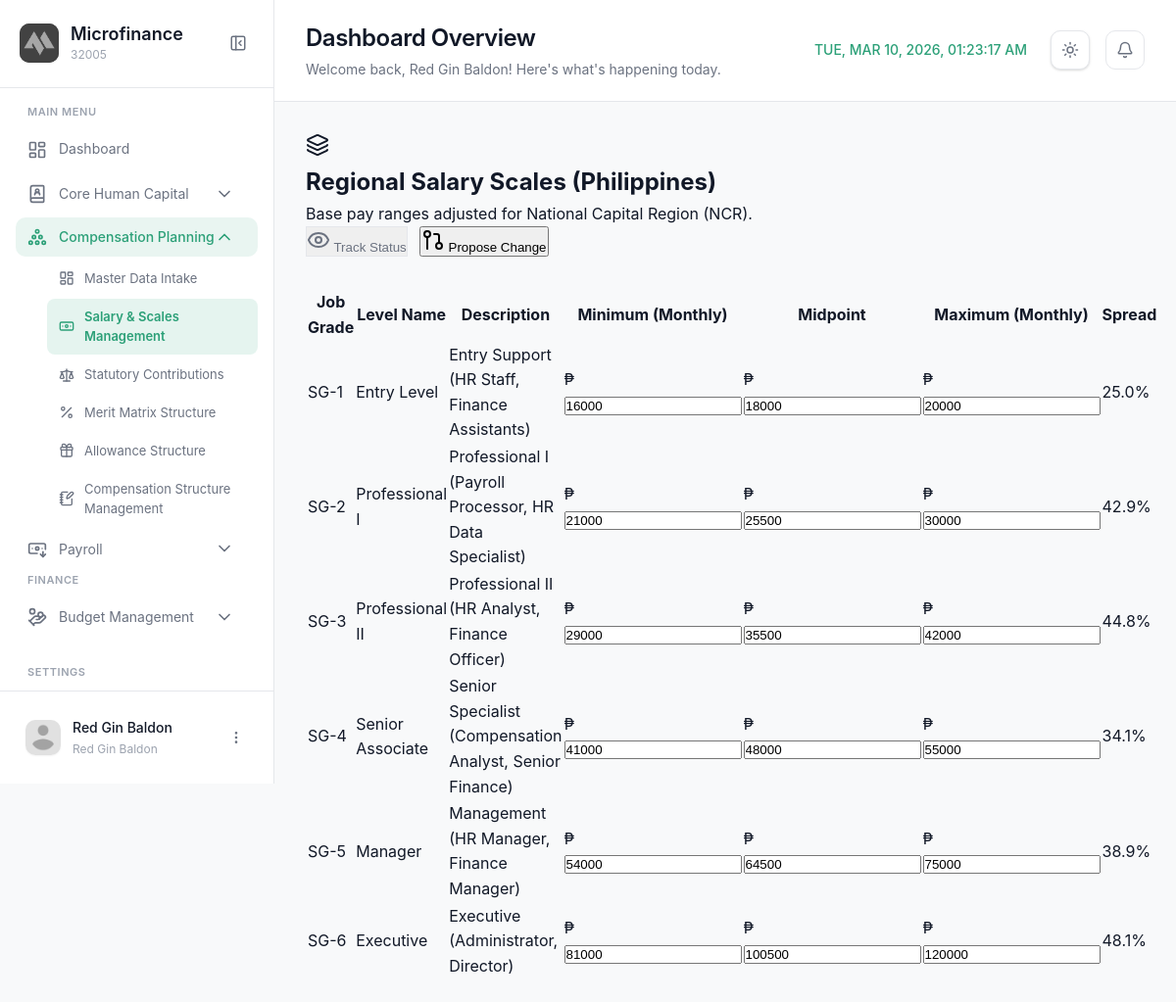
Screenshot of /modules/compensation/salary.php (signed in) with the database file from the repository.
### tables this page shows
CREATE TABLE `salary_grades` (
  `SalaryGradeID` int(11) NOT NULL,
  `period_id` int(11) DEFAULT NULL,
  `GradeLevel` varchar(10) NOT NULL,
  `GradeName` varchar(100) DEFAULT NULL,
  `MinSalary` decimal(15,2) NOT NULL,
  `MaxSalary` decimal(15,2) NOT NULL,
  `MidSalary` decimal(15,2) GENERATED ALWAYS AS ((`MinSalary` + `MaxSalary`) / 2) STORED,
  `Currency` varchar(10) DEFAULT 'PHP',
  `IsActive` tinyint(1) DEFAULT 1,
  `CreatedAt` timestamp NOT NULL DEFAULT current_timestamp(),
  `UpdatedAt` timestamp NULL DEFAULT NULL ON UPDATE current_timestamp(),
  `Description` varchar(255) DEFAULT NULL
);

### modules/compensation/salary.php (the view, shortened to what this page needs)
<?php
require_once '../../config/config.php';
$period_id = 1;
$grades_query = $conn->query("
    SELECT sg.SalaryGradeID, sg.GradeLevel, sg.GradeName, sg.MinSalary, sg.MaxSalary, sg.MidSalary, sg.Description
    FROM salary_grades sg
    WHERE sg.period_id = $period_id
    ORDER BY sg.SalaryGradeID ASC
");
$salary_grades = [];
while ($row = $grades_query->fetch_assoc()) {
    $salary_grades[] = $row;
}
?>
<!DOCTYPE html>
<html lang="en">
<head>
  <link rel="stylesheet" href="../../css/salary.css?v=1.0">
</head>
<body>
  <aside class="sidebar" id="sidebar">
    <div class="sidebar-header">
      <div class="logo-container">
        <div class="logo-wrapper">
          <img src="../../img/logo.png" alt="Logo" class="logo">
        </div>
        <div class="logo-text">
          <h2 class="app-name">Microfinance</h2>
          <span class="app-tagline">32005</span>
        </div>
      </div>
      <button class="sidebar-toggle" id="sidebarToggle">
        <i data-lucide="panel-left-close"></i>
      </button>
    </div>
     <nav class="sidebar-nav">
      <div class="nav-section">
        <span class="nav-section-title">MAIN MENU</span>
        <a href="dashboard.php" class="nav-item active">
          <i data-lucide="layout-dashboard"></i>
          <span>Dashboard</span>
        </a>
        <div class="nav-item-group <?php echo ($module === 'hr') ? 'active' : ''; ?>">
          <button class="nav-item has-submenu" data-module="hr">
            <div class="nav-item-content">
              <i data-lucide="book-user"></i>
              <span>Core Human Capital</span>
            </div>
            <i data-lucide="chevron-down" class="submenu-icon"></i>
          </button>
          <div class="nav-item-group <?php echo ($module === 'planning') ? 'active' : ''; ?>">
          <button class="nav-item has-submenu" data-module="planning">
            <div class="nav-item-content">
              <i data-lucide="circle-pile"></i>
              <span>Compensation Planning</span>
            </div>
            <i data-lucide="chevron-down" class="submenu-icon"></i>
          </button>
          <div class="submenu" id="submenu-planning">
            <a href="intake.php" class="submenu-item <?php echo ($page === 'intake') ? 'active' : ''; ?>">
              <i data-lucide="layout-dashboard"></i>
              <span>Master Data Intake</span>
            </a>
            <a href="salary.php" class="submenu-item <?php echo ($page === 'salarymgt') ? 'active' : ''; ?>">
              <i data-lucide="banknote"></i>
              <span>Salary & Scales Management</span>
            </a>
            <a href="statutory.php" class="submenu-item <?php echo ($page === 'statutory') ? 'active' : ''; ?>">
              <i data-lucide="scale"></i>
              <span>Statutory Contributions</span>
            </a>
            <a href="matrix.php" class="submenu-item <?php echo ($page === 'matrix') ? 'active' : ''; ?>">
              <i data-lucide="percent"></i>
              <span>Merit Matrix Structure</span>
            </a>
            <a href="allowance.php" class="submenu-item <?php echo ($page === 'allowance') ? 'active' : ''; ?>">
              <i data-lucide="gift"></i>
              <span>Allowance Structure</span>
            </a>
            <a href="cycle.php" class="submenu-item <?php echo ($page === 'cycle') ? 'active' : ''; ?>">
              <i data-lucide="notebook-pen"></i>
              <span>Compensation Structure Management</span>
            </a>
          </div>
        </div>
        <div class="nav-item-group <?php echo ($module === 'payroll') ? 'active' : ''; ?>">
          <button class="nav-item has-submenu" data-module="payroll">
            <div class="nav-item-content">
              <i data-lucide="banknote-arrow-down"></i>
              <span>Payroll</span>
            </div>
            <i data-lucide="chevron-down" class="submenu-icon"></i>
          </button>
        </div>
      </div>
      <div class="nav-section">
          <span class="nav-section-title">FINANCE</span>
          <div class="nav-item-group">
            <button class="nav-item has-submenu" data-module="budget">
              <div class="nav-item-content">
                <i data-lucide="hand-coins"></i>
                <span>Budget Management</span>
              </div>
              <i data-lucide="chevron-down" class="submenu-icon"></i>
            </button>
          </div>
        </div>
      <div class="nav-section">
        <span class="nav-section-title">SETTINGS</span>
        <a href="#" class="nav-item">
        </a>
      </div>
    </div>
    </nav>
    <div class="sidebar-footer">
      <div class="user-profile">
        <div class="user-avatar">
          <img src="../../img/profile.png" alt="User">
        </div>
        <div class="user-info">
          <span class="user-name"><?php echo htmlspecialchars($_SESSION['username'] ?? 'Admin'); ?></span>
          <span class="user-role"><?php echo htmlspecialchars($_SESSION['user_role'] ?? 'Administrator'); ?></span>
        </div>
        <button class="user-menu-btn" id="userMenuBtn">
          <i data-lucide="more-vertical"></i>
        </button>
      </div>
    </div>
  </aside>
  <main class="main-content">
    <header class="page-header">
      <div class="header-left">
        <div class="header-title">
          <h1>Dashboard Overview</h1>
          <p>Welcome back, <?php echo htmlspecialchars($_SESSION['username'] ?? 'User'); ?>! Here's what's happening today.</p>
        </div>
      </div>
      <div class="header-right">
                        <div class="header-clock">
          <span id="realTimeClock"></span>
        </div>
        <button class="theme-toggle" id="themeToggle" aria-label="Toggle theme">
          <i data-lucide="sun" class="sun-icon"></i>
        </button>
        <button class="icon-btn">
          <i data-lucide="bell"></i>
        </button>
      </div>
    </header>
    <div class="content-wrapper">
      <section class="comp-panel">
        <div class="comp-panel-header">
          <div class="comp-panel-left">
            <div class="comp-panel-icon"><i data-lucide="layers"></i></div>
            <div class="comp-panel-titles">
              <h2>Regional Salary Scales (Philippines)</h2>
              <div class="comp-panel-sub">Base pay ranges adjusted for National Capital Region (NCR).</div>
            </div>
          </div>
          <div class="comp-panel-actions" style="display: flex; gap: 12px;">
            <button class="btn btn-outline" id="btnTrackStatus" style="border: 1px solid var(--border-color); color: var(--text-secondary);">
              <i data-lucide="eye"></i>
              <span>Track Status</span>
            </button>
            <button class="btn btn-primary" id="btnProposeChange">
              <i data-lucide="git-pull-request"></i>
              <span>Propose Change</span>
            </button>
          </div>
        </div>
        <div class="panel-body" style="margin-top: 32px;">
          <div class="table-responsive">
            <table class="comp-table editable-table" id="salaryGradeTable">
              <thead>
                <tr>
                  <th>Job Grade</th>
                  <th>Level Name</th>
                  <th>Description</th>
                  <th>Minimum (Monthly)</th>
                  <th>Midpoint</th>
                  <th>Maximum (Monthly)</th>
                  <th>Spread</th>
                </tr>
              </thead>
              <tbody>
                <?php foreach ($salary_grades as $grade): ?>
                <tr data-id="<?php echo $grade['SalaryGradeID']; ?>">
                  <td><span class="table-text-premium"><?php echo htmlspecialchars($grade['GradeLevel']); ?></span></td>
                  <td><span class="table-text-premium"><?php echo htmlspecialchars($grade['GradeName']); ?></span></td>
                  <td><span class="table-text-premium text-muted"><?php echo htmlspecialchars($grade['Description'] ?? $grade['description'] ?? ''); ?></span></td>
                  <td><div class="input-with-symbol"><span>&#8369;</span><input type="number" value="<?php echo (int)$grade['MinSalary']; ?>" class="table-input-premium min-salary-input"></div></td>
                  <td><div class="input-with-symbol"><span>&#8369;</span><input type="number" value="<?php echo (int)$grade['MidSalary']; ?>" class="table-input-premium mid-salary-input" readonly></div></td>
                  <td><div class="input-with-symbol"><span>&#8369;</span><input type="number" value="<?php echo (int)$grade['MaxSalary']; ?>" class="table-input-premium max-salary-input"></div></td>
                  <td class="spread-cell"><?php
                    $min = (float)$grade['MinSalary'];
                    $max = (float)$grade['MaxSalary'];
                    $spread = ($min > 0) ? (($max - $min) / $min) * 100 : 0;
                    echo number_format($spread, 1);
                  ?>%</td>
                </tr>
                <?php endforeach; ?>
              </tbody>
            </table>
          </div>
        </div>
      </section>
    </div>
  </main>
</body>
</html>

### rows the page displays
salary_grades: GradeLevel "SG-1", GradeName "Entry Level", Description "Entry Support (HR Staff, Finance Assistants)", MinSalary "16000", MidSalary "18000", MaxSalary "20000", spread "25.0"
salary_grades: GradeLevel "SG-2", GradeName "Professional I", Description "Professional I (Payroll Processor, HR Data Specialist)", MinSalary "21000", MidSalary "25500", MaxSalary "30000", spread "42.9"
salary_grades: GradeLevel "SG-3", GradeName "Professional II", Description "Professional II (HR Analyst, Finance Officer)", MinSalary "29000", MidSalary "35500", MaxSalary "42000", spread "44.8"
salary_grades: GradeLevel "SG-4", GradeName "Senior Associate", Description "Senior Specialist (Compensation Analyst, Senior Finance)", MinSalary "41000", MidSalary "48000", MaxSalary "55000", spread "34.1"
salary_grades: GradeLevel "SG-5", GradeName "Manager", Description "Management (HR Manager, Finance Manager)", MinSalary "54000", MidSalary "64500", MaxSalary "75000", spread "38.9"
salary_grades: GradeLevel "SG-6", GradeName "Executive", Description "Executive (Administrator, Director)", MinSalary "81000", MidSalary "100500", MaxSalary "120000", spread "48.1"

### other values shown
$_SESSION['username'] "Red Gin Baldon"
$_SESSION['user_role'] "Red Gin Baldon"
